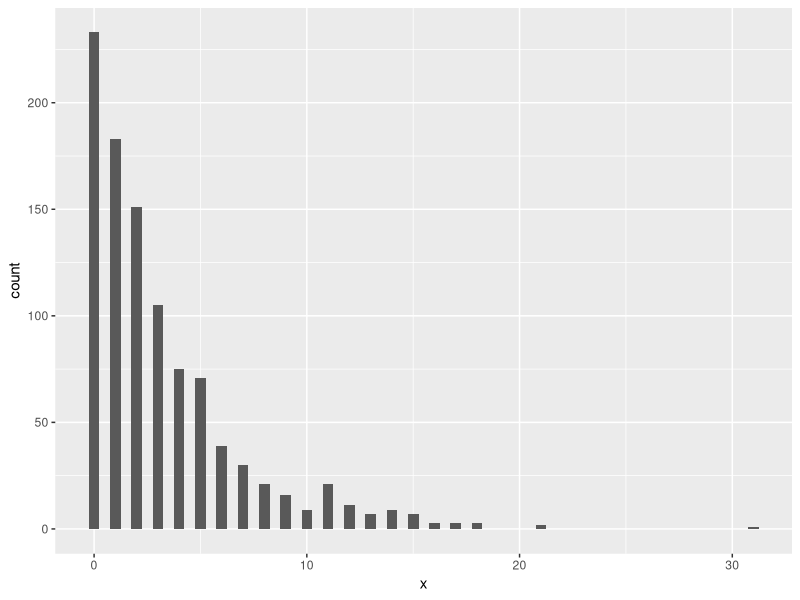
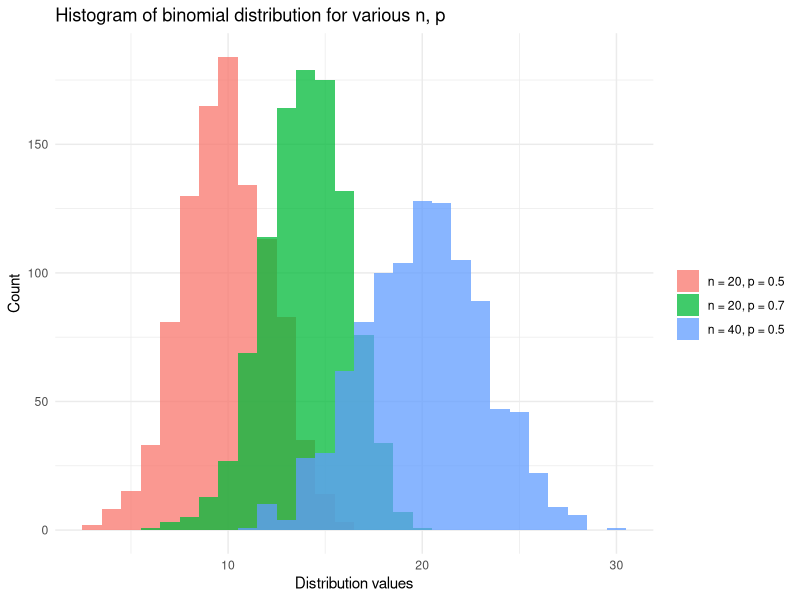
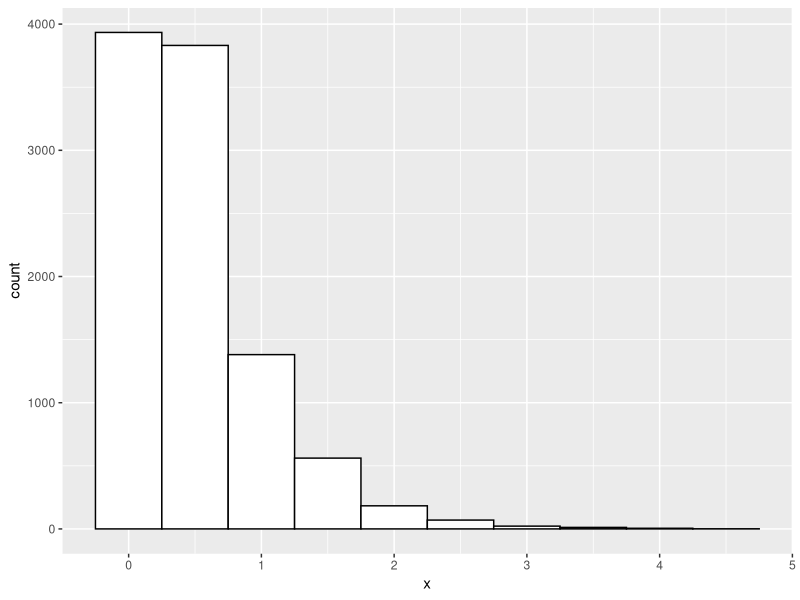

These figures' R source, in order:
## ---- chunk 1
# We make five random draws from the integer range [1, 10]
# We cannot guarantee reproducing this outcome when sharing the code: 
sample(1:10, 5)

# Now we set a seed value before making the five random draws
# We guarantee a fixed output which enhances reproducibility and sharability:
set.seed(42) # Fixes result

# Using set.seed(42) we guarantee five random draws within the integer range [1, 10] will be:
# 1, 5, 10, 8, 2
sample(1:10, 5)

# We can re-initialise the seed with the same value
# Observe that the same sequence of random numbers are generated:
set.seed(42) # Fixes result
# Guarantee we draw 1, 5, 10, 8, 2 again
sample(1:10, 5)
## ---- chunk 2
# Guarantee reproducibility
set.seed(42)

# Generate 5 random deviates following Geo(0.25)
rgeom(5, 0.25)
## ---- chunk 3
# Find the 99th percentile of Geo(0.25)
percentile_99 <- qgeom(0.99, 0.25)

paste0(
  "The 99th percentile of X~Geo(0.25) is ",
  percentile_99,
  "."
)
## ---- chunk 4
# Find P(X <= 7) with X~Geo(0.25)
prob_geom <- pgeom(7, 0.25)

paste0(
  "P(X <= 7) with X~Geo(0.25) is ",
  format(prob_geom, digits = 4),
  "."
)
## ---- chunk 5
# Find P(X = 7) with X~Geo(0.25)
prob_geom <- dgeom(7, 0.25)
## ---- chunk 6
# Plot the distribution function of X~Geo(0.25)
library(ggplot2)
df <- data.frame(x = rgeom(1000, 0.25)) 
ggplot(df, aes(x=x)) + geom_histogram(binwidth = 0.5)
## ---- chunk 7
# Generate 5 random deviates on Y~Bin(10, 0.55)
set.seed(42)
rbinom(5, 10, 0.55)
## ---- chunk 8
# Find P(Y <= 632) with Y~Binom(1264, 0.5131451)
prob_binom <- pbinom(632, 1264, 0.5131451)

paste0(
  "P(Y <= 632) with Y~Binom(1264, 0.5131451) is ",
  format(prob_binom, digits = 4),
  "."
)
## ---- chunk 9
# Find P(Y = 4) where Y~Binom(5, 0.5)
prob_binom <- dbinom(4, 5, 0.5)

paste0(
  "P(Y = 4) with Y~Binom(5, 0.5) is ",
  format(prob_binom, digits = 4),
  "."
)
## ---- chunk 10
# Find P(1 <= Y <= 3) where Y~Binom(5, 0.5)
prob_binom <- sum(dbinom(1:3, 5, 0.5))

paste0(
  "P(1 <= Y <= 3) with Y~Binom(5, 0.5) is ",
  format(prob_binom, digits = 4),
  "."
)
## ---- chunk 11
# Find the 99th percentile of Y~Binom(1264, 0.5131451)
percentile_99 <- qbinom(0.99, 1264, 0.5131451)

paste0(
  "The 99th percentile of Y~Binom(1264, 0.5131451) is ",
  percentile_99,
  "."
)
## ---- chunk 12
# Plot the distribution function of X, Y, Z with:
# X,Y,Z~Binom(n, p) for various {n, p}
library(ggplot2)
set.seed(42)
df <- data.frame(
  dist_types = factor(    
    rep(c(
      "n = 20, p = 0.5",
      "n = 20, p = 0.7",
      "n = 40, p = 0.5"
      ), each = 1000
    )
  ),
  dist_values = c(
    rbinom(1000, 20, 0.5),
    rbinom(1000, 20, 0.7),
    rbinom(1000, 40, 0.5)
  )
) 

ggplot(df, aes(x = dist_values, fill = dist_types)) +
  geom_histogram(binwidth = 1, alpha = 0.75, position = "identity") +
  xlab("Distribution values") +
  ylab("Count") +
  theme_minimal() +
  labs(fill = "") +
  ggtitle("Histogram of binomial distribution for various n, p")
## ---- chunk 13
# Generate random deviates
## ---- chunk 14
# Find P(Z = 2)
## ---- chunk 15
# Find P(Z <= 2)
## ---- chunk 16
# Find the 99th percentile of Z~NegBin()
## ---- chunk 17
# Plot the distribution function of Z~NegBin()
## ---- chunk 18
# Find P(X <= 3)
## ---- chunk 19
# Find P(X = 3)
## ---- chunk 20
# Find the 99th percentile of X~Hypergeo()
## ---- chunk 21
# Plot the distribution function of X~Hypergeo()
## ---- chunk 22
# Find P(Y <= 5)
## ---- chunk 23
# Find P(Y = 5)
## ---- chunk 24
# Find the 99th percentile of Y~Poisson()
## ---- chunk 25
# Plot the distribution function of Y~Poisson()
## ---- chunk 26
# Find P(Z <= 3)
## ---- chunk 27
# Find P(Z = 2)
## ---- chunk 28
# Plot the distribution function of Z~Uniform(1, 6)
## ---- chunk 29

# Plot the distribution function of X~Normal(mu =, sigma = )
## ---- chunk 30

# Plot the distribution function of Y~Lognormal()
## ---- chunk 31

# Plot the distribution function of Z~Exp()
## ---- chunk 32

# Plot the distribution of X~Gamma()
## ---- chunk 33

# Plot the distribution of Y~Chi-Square()
## ---- chunk 34

# Plot the distribution of Z~t()
## ---- chunk 35

# Plot the distribution of X~F()
## ---- chunk 36

# Plot the distribution of Y~Beta()
## ---- chunk 37

# Plot the distribution of Z~Uniform()
## ---- chunk 38

## ---- chunk 39
# Step 0 - to guarantee reproducibility
set.seed(42)

# Step 1 - generate 10,000 random deviates from U[0,1]
u <- runif(10000)

# Step 2 - find the inverse of the CDF: 1 - exp(-lambda.x)
# Inverse of CDF = -log(1 - x) / lambda

# Step 3 - compute X using the inverse of the CDF [from step 2] and the random deviates u [from step 1]
x <- -log(1 - u) / 2

# Plot the resulting x deviates
library(ggplot2)
df <- data.frame(x = x) 
ggplot(df, aes(x=x)) +
  geom_histogram(binwidth = 0.5, colour="black", fill="white")
